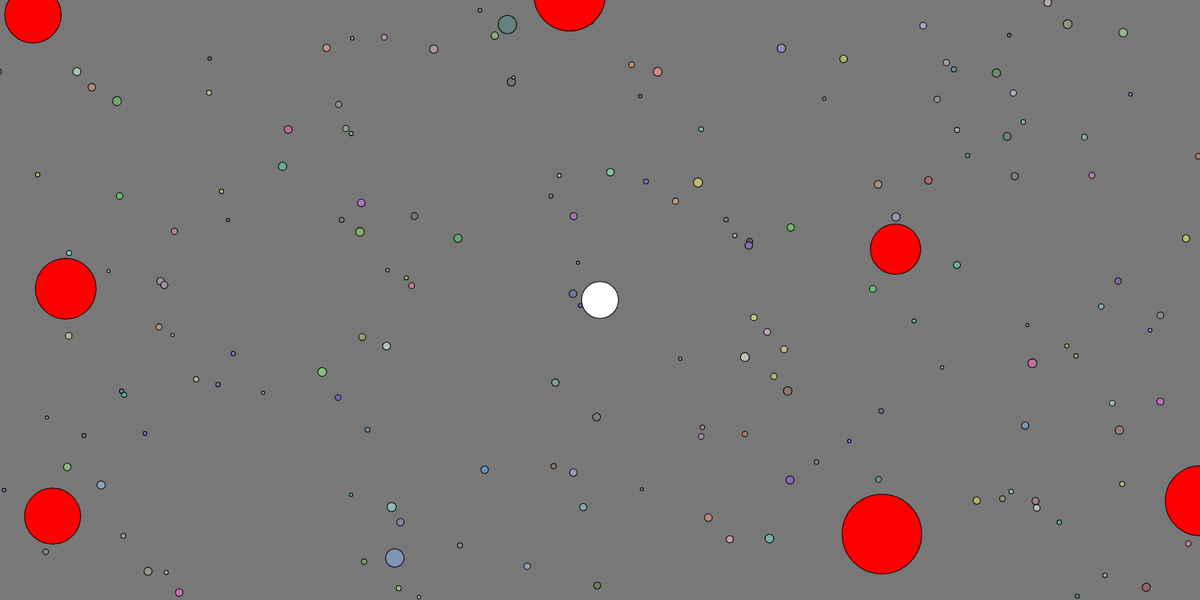
Frame 1 (no input)
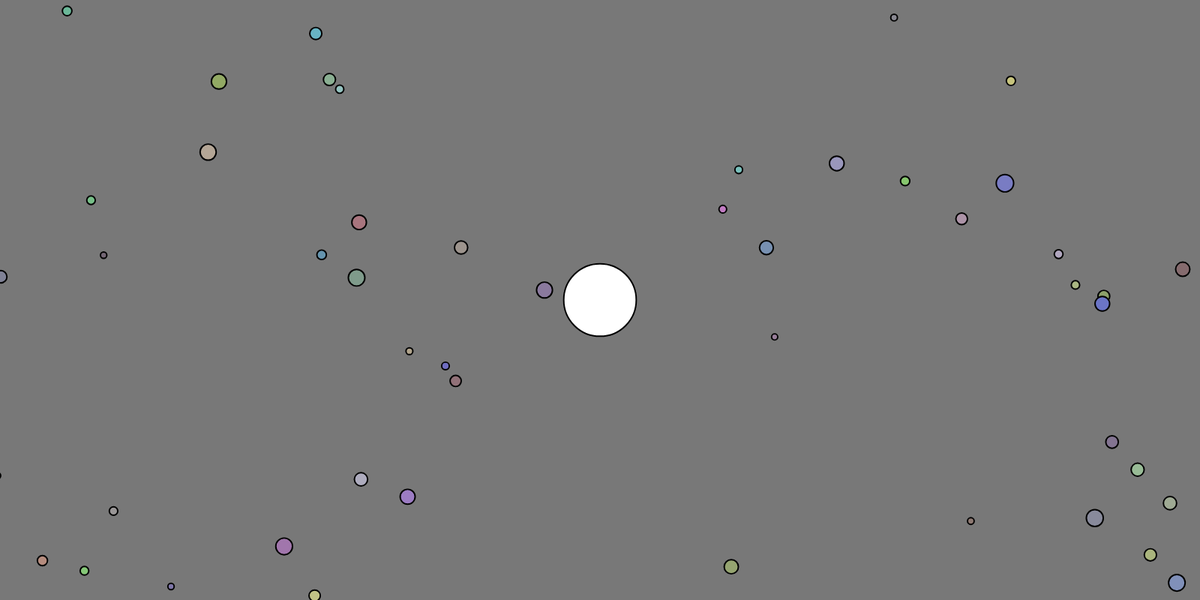
Frame 60 (no input)
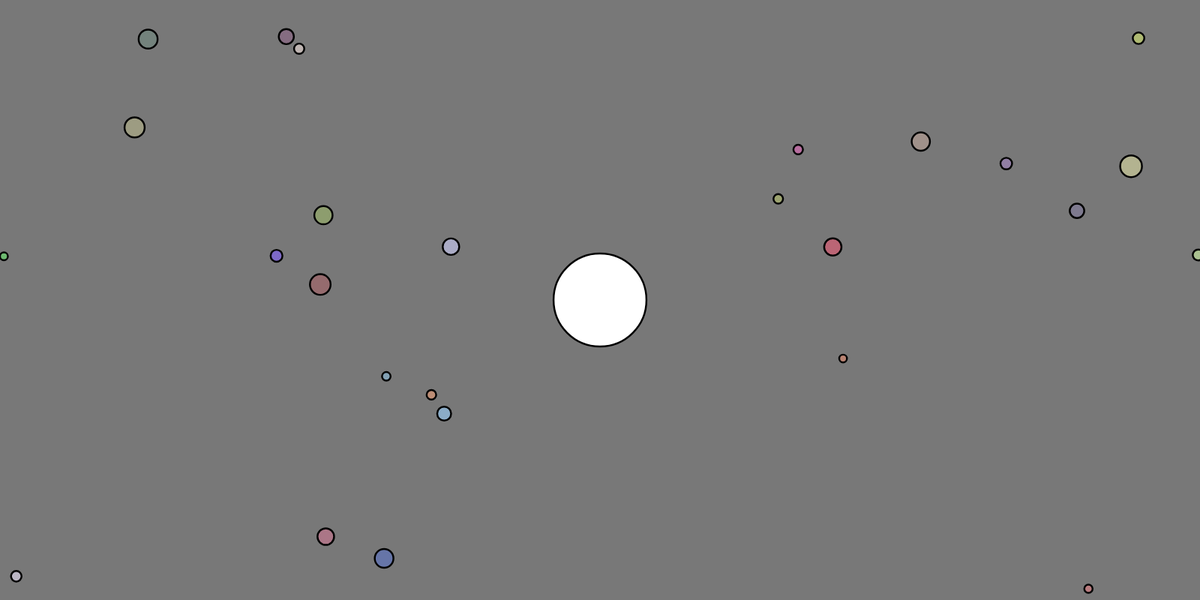
Frame 120 (the mouse pressed at the canvas centre since frame 60)

The p5.js sketch that drew these frames (run headless with seeded random() and noise() and a simulated clock; from frame 60 on, the mouse is pressed at the canvas centre):

// p5.js sketch
// ── sketch.js


var blob;
var sfood
var sfoods = [];
var bfood
var bfoods = [];
var zoom = 1;
var spikes = [];
var spike

function setup() {
  createCanvas(1600, 800);
  blob = new Blob(0, 0, 24 );

  for (var i = 0; i < 5000; i++) {
    var x = random(-3000,3000);
    var y = random(-3000,3000);
    var size = random(2,6)
    sfoods[i] = new Small_Food(x, y, size);
  }
  for (var o = 0; o < 100; o++) {
    var x2 = random(-3000,3000);
    var y2 = random(-3000,3000);
    var size2 = random(12,30)
    bfoods[o] = new Big_Food(x2, y2, 12);
  }
    for (var u= 0; u<200;u++){
    var x1= random(-3000,3000);
    var y1= random(-3000,3000);
    var size1= random(32,64);
    spikes[u] = new Spike(x1,y1,size1);
  }

}




function draw() {
  background(120);

  translate(width/2, height/2);
  var newzoom = 64 / blob.r*1.2;
  zoom = lerp(zoom, newzoom, 0.01);
  scale(zoom);
  translate(-blob.pos.x, -blob.pos.y);

  for (var i = sfoods.length-1; i >=0; i--) {
    sfoods[i].show();
    if (blob.eats(sfoods[i])) {
      sfoods.splice(i, 1);
      // blob = new Blob(0, 0, 24);
    }
  }
  for (var o= bfoods.length-1; o >=0; o--) {
    bfoods[o].show();
    if (blob.eats(bfoods[o])) {
      bfoods.splice(o, 1);
      // bfood.
      // blob = new Blob(0, 0, 24);
    }
  }
  for (var u = spikes.length-1; u >=0; u--) {
    spikes[u].show();
    if (blob.eats(spikes[u])) {
      blob = new Blob(random(-3000,3000),random(-3000,3000), 24);
    }
  }


  blob.show();
  blob.update();

}

// ── blob.js


function Blob(x, y, r) {
  this.pos = createVector(x, y);
  this.r = r;
  this.vel = createVector(0, 0);

  this.update = function() {
    var newvel = createVector(mouseX - width / 2, mouseY - height / 2);
    newvel.div(50);
    //newvel.setMag(3);
    newvel.limit(3);
    this.vel.lerp(newvel, 0.2);
    this.pos.add(this.vel);
  }
  
  this.eats = function(other) {
    var d = p5.Vector.dist(this.pos, other.pos);
    if (d < this.r + other.r) {
      if(this.r > other.r){
        var sum = PI * this.r * this.r + PI * other.r * other.r;
      this.r = sqrt(sum / PI);
      }
      if(this.r < other.r){
        var sum = PI * this.r * this.r + PI * other.r * other.r;
      other.r = sqrt(sum / PI);
      }
      // var sum = PI * this.r * this.r + PI * other.r * other.r;
      // this.r = sqrt(sum / PI);
      //this.r += other.r;
      return true;
    } else {
      return false;
    }
  }

  this.constrain = function() {
    blob.pos.x = constrain(blob.pos.x, -width / 4, width / 4);
    blob.pos.y = constrain(blob.pos.y, -height / 4, height / 4);
  }

  this.show = function() {
    fill(255);
    ellipse(this.pos.x, this.pos.y, this.r * 2, this.r * 2);
  }
}


function Small_Food(x, y, r) {
  this.pos = createVector(x, y);
  this.r = r;
  this.vel = createVector(0, 0);
  this.show = function() {
    fill(random(100,200),random(100,200),random(100,200));
    ellipse(this.pos.x, this.pos.y, this.r * 2, this.r * 2);
  }
}

function Big_Food(x, y, r) {
  this.pos = createVector(x, y);
  this.r = r;
  this.vel = createVector(0, 0);
  this.show = function() {
    fill(random(100,200),random(100,200),random(100,200));
    ellipse(this.pos.x, this.pos.y, this.r * 2, this.r * 2);
  }
}

function Spike(x, y, r) {
  this.pos = createVector(x, y);
  this.r = r;
  this.vel = createVector(0, 0);
  this.show = function() {
    fill(255,0,0);
    ellipse(this.pos.x, this.pos.y, this.r * 2, this.r * 2);
  }
    // this.destory = function(other){
    //  var d2 = p5.Vector.dist(this.pos, other.pos);
    //   if (d2 < this.r + other.r) {
    //     other.x = random(-3000,3000)
    //     other.y = random(-3000,3000)
    //     other.r = random(24)
    //     return true
    //   }
    //   else{
    //     return false
    //   }
    // }
      this.eats = function(other) {
    var d = p5.Vector.dist(this.pos, other.pos);
    if (d < this.r + other.r) {
      if(this.r > other.r){
        var sum = PI * this.r * this.r + PI * other.r * other.r;
      this.r = sqrt(sum / PI);
      }
      if(this.r < other.r){
        var sum = PI * this.r * this.r + PI * other.r * other.r;
      other.r = sqrt(sum / PI);
      }
      // var sum = PI * this.r * this.r + PI * other.r * other.r;
      // this.r = sqrt(sum / PI);
      //this.r += other.r;
      return true;
    } else {
      return false;
    }
  }
}
